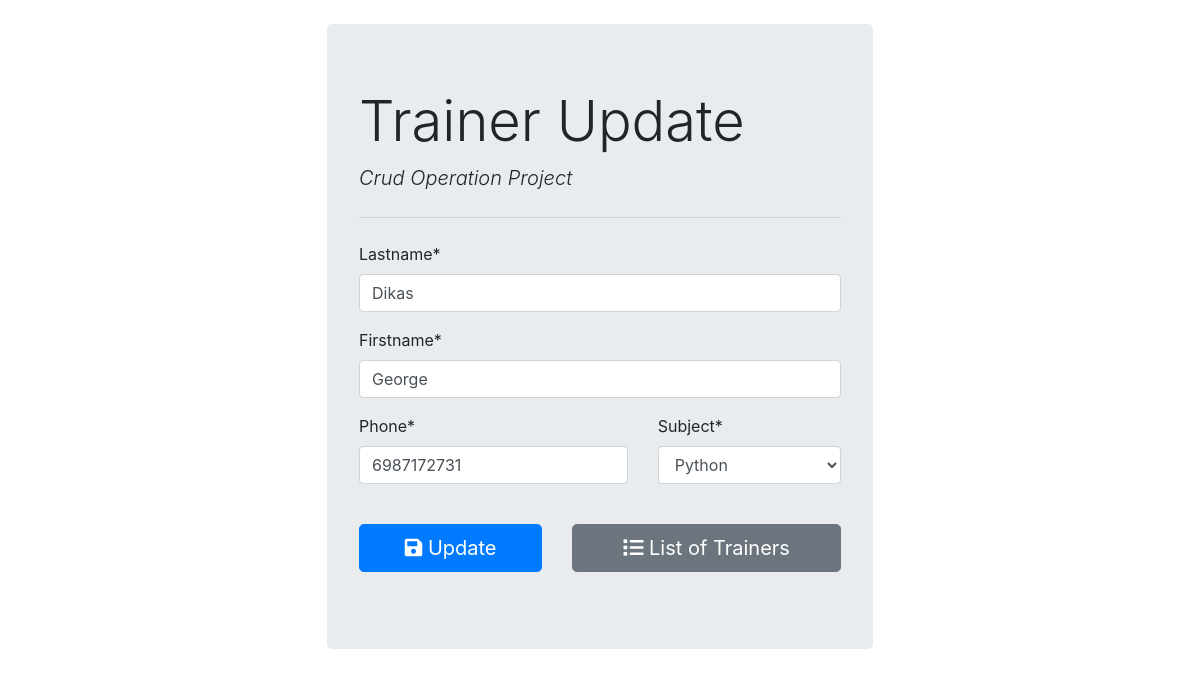
/update/13/Dikas/George/, run on an earlier commit of the app's database.
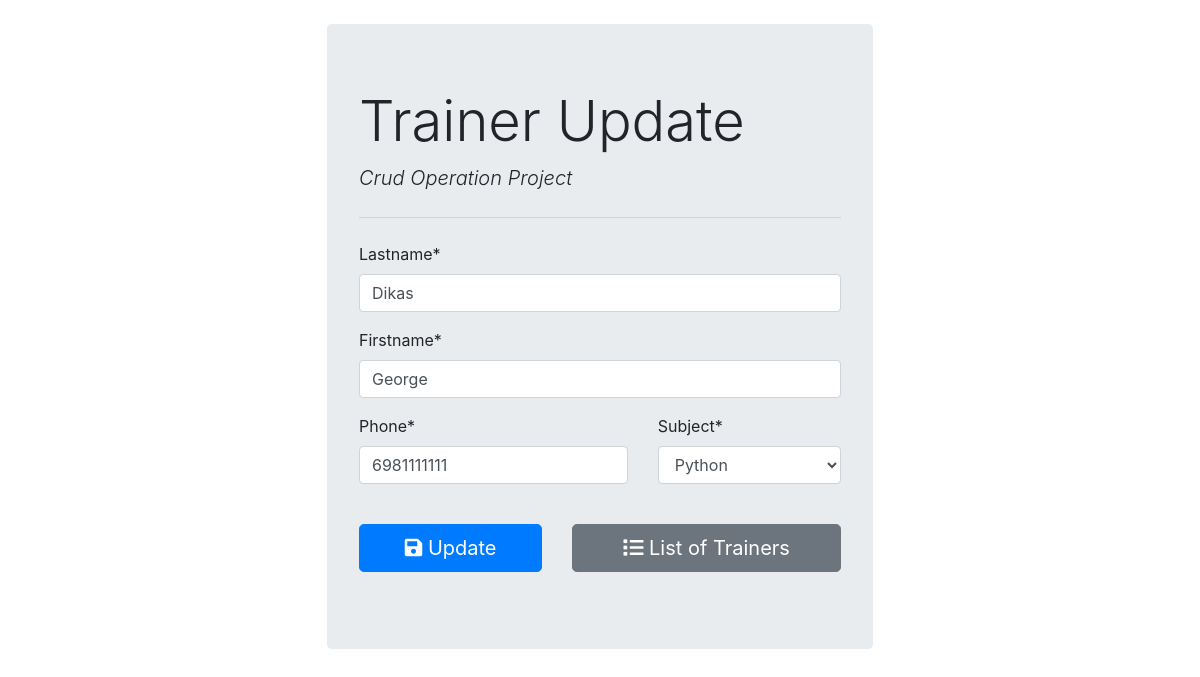
And on a later commit of the database.
### trainer_app/models.py (models this page shows, shortened)
class Trainer(models.Model):
    firstname = models.CharField(max_length=30)
    lastname = models.CharField(max_length=30)
    phone = models.IntegerField()
    subject = models.ForeignKey(Subject, on_delete=models.PROTECT)
    class Meta:
        ordering = ["lastname", "firstname", "subject"]

### trainer_app/views.py (the view)
# urls.py: path('update/<int:trainer_id>/<str:lastname>/<str:firstname>/', views.updTrainerView, name='updTrainerView'),
def updTrainerView(request, trainer_id, lastname, firstname):
    trainer = Trainer.objects.get(id=trainer_id)
    data = {}
    data['title'] = 'Trainer Update'
    data['logo'] = 'Trainer Update'
    data['button'] = 'Update'
    if request.method == 'POST':
        form = TrainerForm(request.POST, instance=trainer)
        if form.is_valid():
            form.save()
            return redirect('listTrainerView')
    form = TrainerForm(instance=trainer)
    data['form'] = form
    return render(request, 'trainer_app/trainer_form.html', data)

### trainer_app/forms.py
class TrainerForm(ModelForm):
    class Meta:
        model = Trainer
        fields=('lastname', 'firstname', 'phone', 'subject')
    def __init__(self, *args, **kwargs):
        super(TrainerForm,self).__init__(*args, **kwargs)
        self.fields['subject'].empty_label = "Select a subject"

### trainer_app/models.py (called while the page is built)
    def __str__(self):
        return self.name

### trainer_app/templates/trainer_app/trainer_form.html (shortened to what this page needs)
{% extends 'trainer_app/base.html' %}
{% load crispy_forms_tags %}
{% block content %}
    <h1 class="display-4">{{logo}}</h1>
    <p class="lead font-italic">Crud Operation Project</p>
    <hr class="my-4">
    <form action="" method="post" autocomplete="off">
        {{form.lastname|as_crispy_field}}
        {{form.firstname|as_crispy_field}}
        <div class="row">
            <div class="col-md-7">
                {{form.phone|as_crispy_field}}
            </div>
            <div class="col-md-5">
                {{form.subject|as_crispy_field}}
            </div>
        </div>
        <div class="row">
            <div class="col-md-5 mt-4">
                <button type="submit" class="btn btn-primary btn-block btn-lg"><i class="fas fa-save"></i> {{button}}</button>
            </div>
            <div class="col-md-7 mt-4">
                <a href="{% url 'listTrainerView' %}" class="btn btn-secondary btn-block btn-lg">
                    <i class="fas fa-list"></i> List of Trainers
                </a>
            </div>
        </div>
    </form>
{% endblock %}

What changed in the data, as far as the page shows it:
changed Trainer "Dikas": phone "6987172731" → "6981111111"
